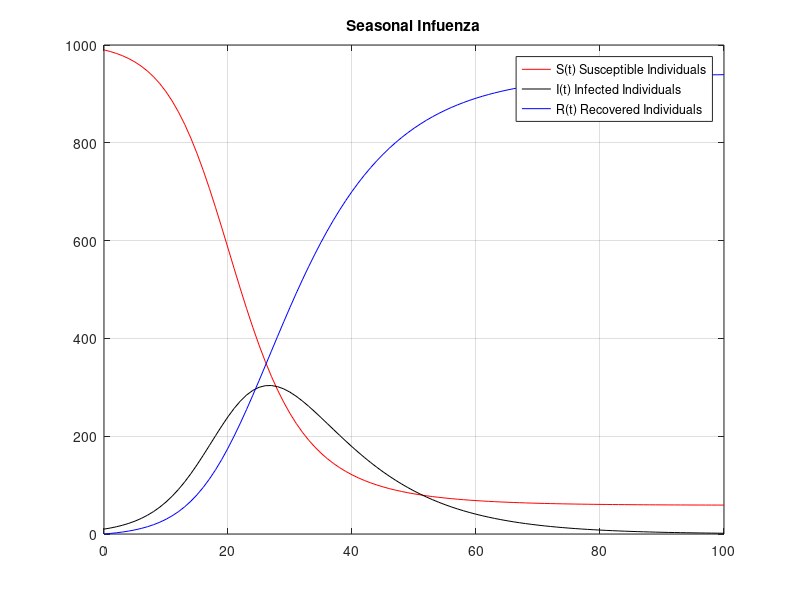
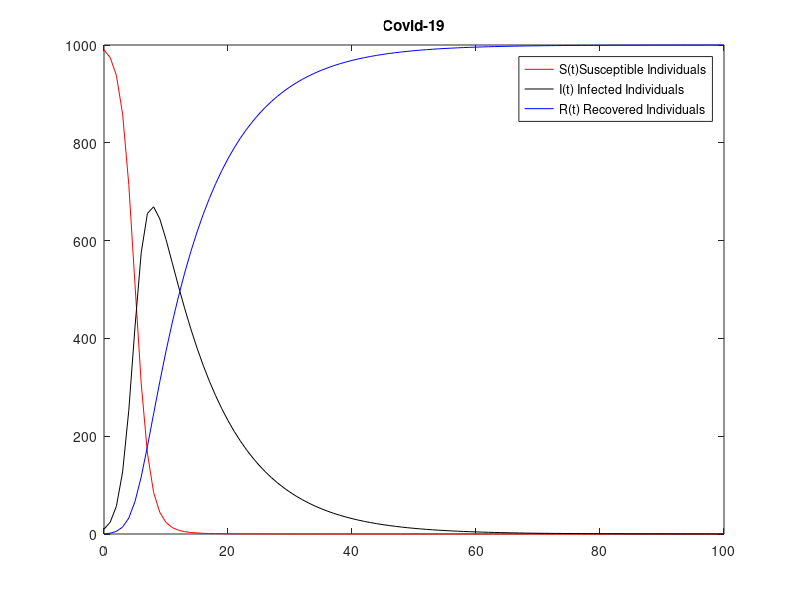
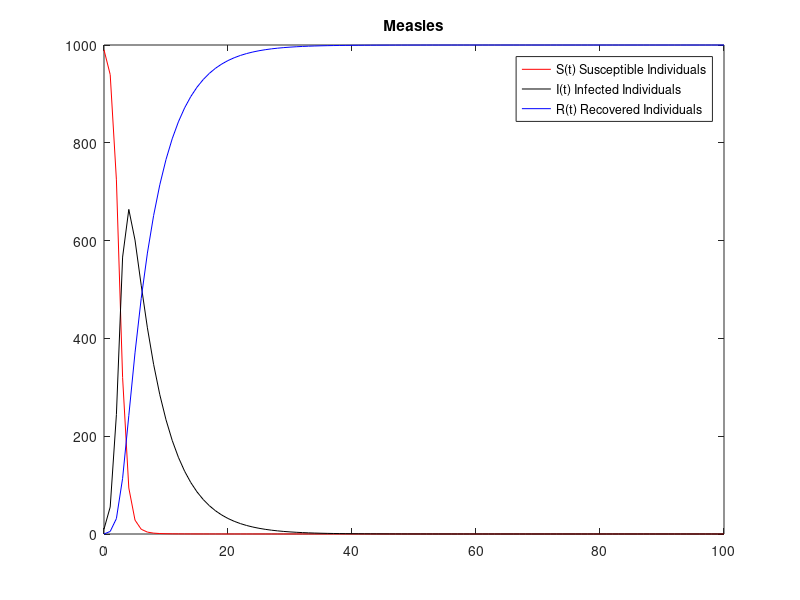

Reproduce these figures in MATLAB, in order.
% Givens
S(1) = 990;
I(1) = 10;
R(1) = 0;
h = 1;
Time = 100;
%% Seasonal Influenza
% Beta = 0.3 Gamma = 0.4
N = @(S, I, R) S + I + R;
Beta = 0.3;
gamma = 0.1;
dSdt = @(N, S, I) (-Beta/N)*S*I;
dIdt = @(N, S, I) (Beta/N)*S*I - gamma*I;
dRdt = @(I) gamma*I;
Population(1) = S(1) + I(1);
Population2(1) = 0;
Population3(1) =  0;
for i=1:Time
    Population(i+1) = N(S(i),I(i),R(i));
    K1Susceptible = dSdt(Population(i), S(i), I(i));
    K1Infected = dIdt(Population(i), S(i), I(i));
    K1Recovered = dRdt(I(i));
    K2StepsizeS = S(i)+1/2*K1Susceptible*h; %K1 Seasonal Influenza
    K2StepsizeI = I(i)+1/2*K1Infected*h; %K1 Infected
    K2StepsizeR = R(i) + 1/2*K1Recovered*h; %K1 Recovery
    Population2(i+1) = N(K2StepsizeS,K2StepsizeI,K2StepsizeR);
    K2SusceptibleS = dSdt(Population2(i+1), K2StepsizeS, K2StepsizeI); %K2 Seasonal Influenza
    K2Infected = dIdt(Population2(i+1), K2StepsizeS, K2StepsizeI); %K2 Infected
    K2Recovered = dRdt(K2StepsizeI); %K2 Recovery
    K3StepsizeS = S(i)+1/2*K2SusceptibleS*h; %K3 Seasonal Influenza
    K3StepsizeI = I(i) + 1/2*K2Infected*h; %K3 Infected
    K3StepsizeR = R(i) + 1/2*K2Recovered*h; %K3 Recovery
    Population3(i+1) = N(K3StepsizeS,K3StepsizeI,K3StepsizeR);
    K3SusceptibleS = dSdt(Population3(i+1), K3StepsizeS, K3StepsizeI);
    K3Infected = dIdt(Population3(i+1), K3StepsizeS, K3StepsizeI);
    K3Recovered = dRdt(K3StepsizeI);
    K4StepsizeS = S(i) + K3SusceptibleS; %K4 Seasonal Influenza
    K4StepsizeI = I(i) + K3Infected; %K4 Infected
    K4StepsizeR = R(i) + K3Recovered; %K4 Recovery
    Population4(i+1) = N(K4StepsizeS,K4StepsizeI,K4StepsizeR);
    K4SusceptibleS = dSdt(Population4(i+1),K4StepsizeS, K4StepsizeI);
    K4Infected = dIdt(Population4(i+1), K4StepsizeS,K4StepsizeI);
    K4Recovered = dRdt(K4StepsizeI);
    % Adding all the K values up
    S(i+1) = S(i) + 1/6*(K1Susceptible + 2*K2SusceptibleS + 2*K3SusceptibleS + K4SusceptibleS);  
    I(i+1) = I(i) + 1/6*(K1Infected + 2*K2Infected + 2*K3Infected + K4Infected);
    R(i+1) = R(i) + 1/6*(K1Recovered + 2*K2Recovered + 2*K3Recovered + K4Recovered);
end

%% Covid
Sc(1) = 990;
Ic(1) = 10;
Rc(1) = 0;
N = @(S, I, R) S + I + R;
Beta = 1;
gamma = 0.1;
dSdt = @(N, S, I) (-Beta/N)*S*I;
dIdt = @(N, S, I) (Beta/N)*S*I - gamma*I;
dRdt = @(I) gamma*I;
Population(1) = S(1) + I(1);
Population2(1) = 0;
Population3(1) = 0;
Population4(1) = 0;
for i=1:Time
    Population(i+1) = N(Sc(i),Ic(i),Rc(i));
    K1Susceptible = dSdt(Population(i), Sc(i), Ic(i)); %K1 Seasonal Influenza
    K1Infected = dIdt(Population(i), Sc(i), Ic(i)); %K1 Infected
    K1Recovered = dRdt(Ic(i)); %K1 Recovery
    K2StepsizeS = Sc(i)+1/2*K1Susceptible*h;
    K2StepsizeI = Ic(i)+1/2*K1Infected*h;
    K2StepsizeR = Rc(i) + 1/2*K1Recovered*h;
    Population2(i+1) = N(K2StepsizeS,K2StepsizeI,K2StepsizeR);
    K2SusceptibleS = dSdt(Population2(i+1), K2StepsizeS, K2StepsizeI);  %K2 Seasonal Influenza
    K2Infected = dIdt(Population2(i+1), K2StepsizeS, K2StepsizeI); %K2 Infected
    K2Recovered = dRdt(K2StepsizeI); %K2 Recovery
    K3StepsizeS = Sc(i) + 1/2*K2SusceptibleS*h;
    K3StepsizeI = Ic(i) + 1/2*K2Infected*h;
    K3StepsizeR = Rc(i) + 1/2*K2Recovered*h;
    Population3(i+1) = N(K3StepsizeS,K3StepsizeI,K3StepsizeR);
    K3SusceptibleS = dSdt(Population3(i+1), K3StepsizeS, K3StepsizeI); %K3 Seasonal Influenza
    K3Infected = dIdt(Population3(i+1), K3StepsizeS, K3StepsizeI); %K3 Infected
    K3Recovered = dRdt(K3StepsizeI); %K3 Recovery
    K4StepsizeS = Sc(i) + K3SusceptibleS;
    K4StepsizeI = Ic(i) + K3Infected;
    K4StepsizeR = Rc(i) + K3Recovered;
    Population4(i+1) = N(K4StepsizeS,K4StepsizeI,K4StepsizeR);
    K4SusceptibleS = dSdt(Population4(i+1),K4StepsizeS, K4StepsizeI); %K4 Seasonal Influenza
    K4Infected = dIdt(Population4(i+1), K4StepsizeS,K4StepsizeI); %K4 Infected
    K4Recovered = dRdt(K4StepsizeI); %K4 Recovery
    % Adding all the K values up
    Sc(i+1) = Sc(i) + 1/6*(K1Susceptible + 2*K2SusceptibleS + 2*K3SusceptibleS + K4SusceptibleS);
    Ic(i+1) = Ic(i) + 1/6*(K1Infected + 2*K2Infected + 2*K3Infected + K4Infected);
    Rc(i+1) = Rc(i) + 1/6*(K1Recovered + 2*K2Recovered + 2*K3Recovered + K4Recovered);
end
%% Measles
Sm(1) = 990;
Im(1) = 10;
Rm(1) = 0;
N = @(S, I, R) S + I + R;
Beta = 2;
gamma = 0.2;
dSdt = @(N, S, I) (-Beta/N)*S*I;
dIdt = @(N, S, I) (Beta/N)*S*I - gamma*I;
dRdt = @(I) gamma*I;
Population(1) = S(1) + I(1);
Population2(1) = 0;
Population3(1) =  0;
Population4(1) = 0;
for i=1:Time
    Population(i+1) = N(Sm(i),Im(i),Rm(i));
    K1Susceptible = dSdt(Population(i), Sm(i), Im(i)); %K1 Seasonal Influenza
    K1Infected = dIdt(Population(i), Sm(i), Im(i)); %K1 Infected
    K1Recovered = dRdt(Im(i)); %K1 Recovery
    K2StepsizeS = Sm(i)+1/2*K1Susceptible*h;
    K2StepsizeI = Im(i)+1/2*K1Infected*h;
    K2StepsizeR = Rm(i) + 1/2*K1Recovered*h;
    Population2(i+1) = N(K2StepsizeS,K2StepsizeI,K2StepsizeR);
    K2SusceptibleS = dSdt(Population2(i+1), K2StepsizeS, K2StepsizeI); %K2 Seasonal Influenza 
    K2Infected = dIdt(Population2(i+1), K2StepsizeS, K2StepsizeI); %K2 Infected
    K2Recovered = dRdt(K2StepsizeI); %K2 Recovery
    K3StepsizeS = Sm(i)+1/2*K2SusceptibleS*h;
    K3StepsizeI = Im(i) + 1/2*K2Infected*h;
    K3StepsizeR = Rm(i) + 1/2*K2Recovered*h;
    Population3(i+1) = N(K3StepsizeS,K3StepsizeI,K3StepsizeR);
    K3SusceptibleS = dSdt(Population3(i+1), K3StepsizeS, K3StepsizeI); %K3 Seasonal Influenza
    K3Infected = dIdt(Population3(i+1), K3StepsizeS, K3StepsizeI); %K3 Infected
    K3Recovered = dRdt(K3StepsizeI); %K3 Recovery
    K4StepsizeS = Sm(i) + K3SusceptibleS;
    K4StepsizeI = Im(i) + K3Infected;
    K4StepsizeR = Rm(i) + K3Recovered;
    Population4(i+1) = N(K4StepsizeS,K4StepsizeI,K4StepsizeR);
    K4SusceptibleS = dSdt(Population4(i+1),K4StepsizeS, K4StepsizeI); %K4 Seasonal Influenza
    K4Infected = dIdt(Population4(i+1), K4StepsizeS,K4StepsizeI); %K4 Infected
    K4Recovered = dRdt(K4StepsizeI); %K4 Recovery
    %Summing them all up
    Sm(i+1) = Sm(i) + 1/6*(K1Susceptible + 2*K2SusceptibleS + 2*K3SusceptibleS + K4SusceptibleS);
    Im(i+1) = Im(i) + 1/6*(K1Infected + 2*K2Infected + 2*K3Infected + K4Infected);
    Rm(i+1) = Rm(i) + 1/6*(K1Recovered + 2*K2Recovered + 2*K3Recovered + K4Recovered);
end
%% Plots
T = 0:h:100;
figure(1)
plot(T,S, 'r', T,I, 'k', T,R, 'b')
grid on
title('Seasonal Infuenza')
legend('S(t) Susceptible Individuals', 'I(t) Infected Individuals', 'R(t) Recovered Individuals')
figure(2)
plot(T,Sc, 'r', T,Ic, 'k', T,Rc, 'b')
title('Covid-19')
legend('S(t)Susceptible Individuals', 'I(t) Infected Individuals', 'R(t) Recovered Individuals')
figure(3)
plot(T,Sm, 'r', T,Im, 'k', T,Rm, 'b')
title('Measles')
legend('S(t) Susceptible Individuals', 'I(t) Infected Individuals', 'R(t) Recovered Individuals')
